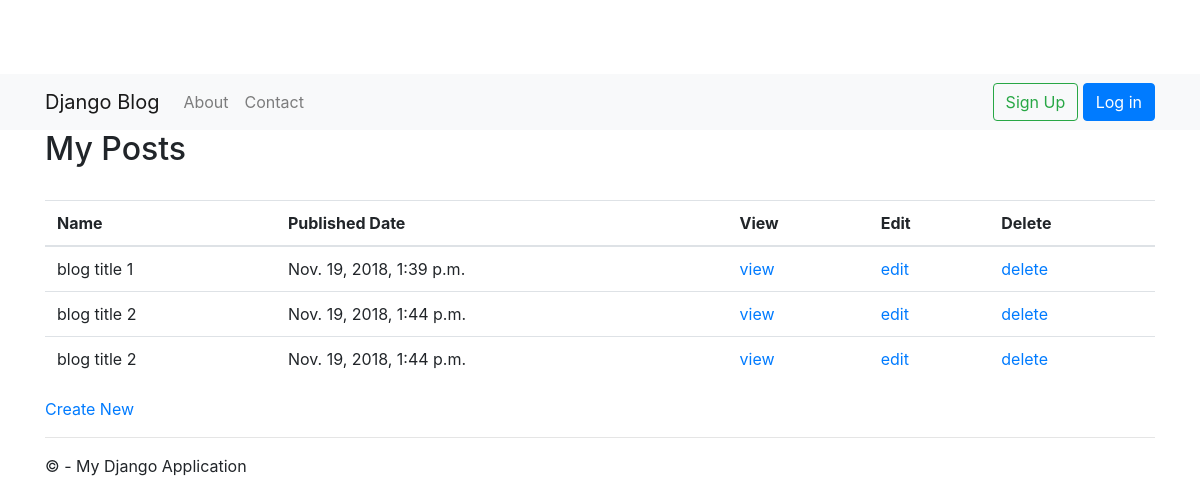
Page /blog/author/list on the earlier database version.
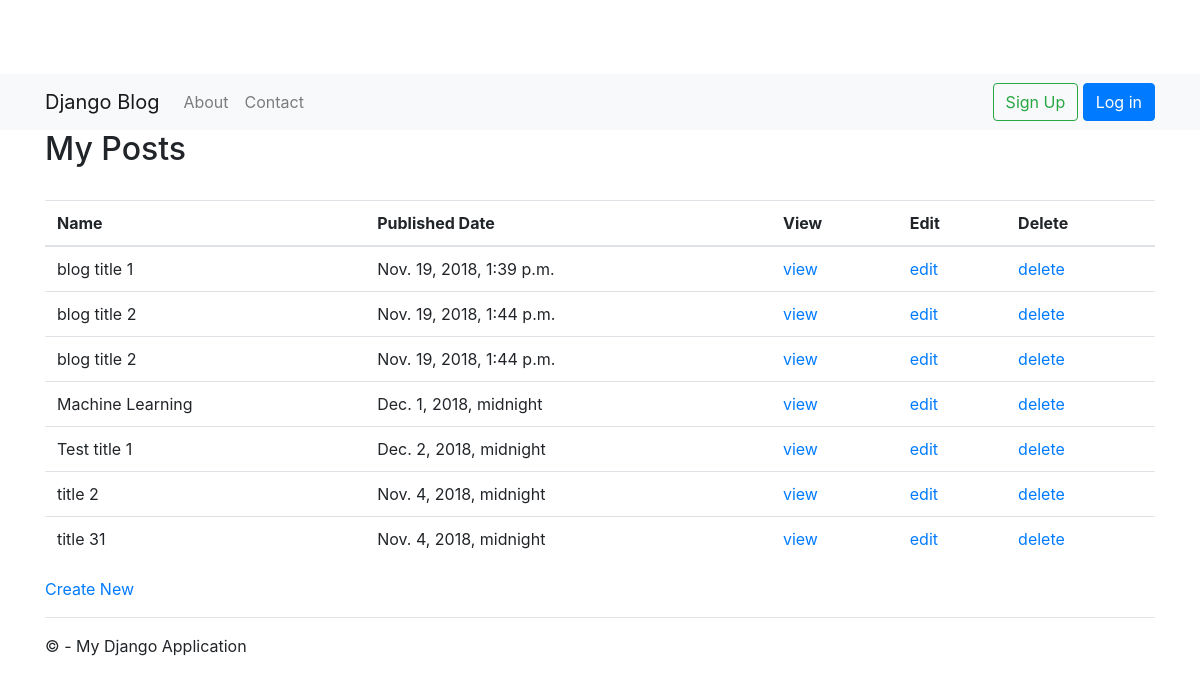
Same page on the later database version.
### blog/models.py (models this page shows, shortened)
class BlogPost(models.Model):
    title = models.CharField(max_length=200)
    short_description = models.CharField(max_length=4000)
    content = models.TextField()
    status = models.PositiveSmallIntegerField()
    url = models.CharField(max_length=200, default=None, blank=True, null=True)
    tag = models.CharField(max_length=40, default=None, blank=True, null=True)
    order = models.FloatField(default=0)
    pub_date = models.DateTimeField('date published')
    author = models.CharField(max_length=200, default=None, blank=True, null=True)
    created_date = models.DateTimeField('date created')
    last_updated_date = models.DateTimeField('date updated')
    isdeleted = models.BooleanField()
    user = models.ForeignKey(User, null=True)

### blog/views.py (the view)
# urls.py: url('blog/author/list', blog.views.AuthorBlogPostListView.as_view(template_name='blog/author_blog_post_list.html'), name='author_blog_post_list'),
class AuthorBlogPostListView(ListView):
    model = BlogPost
    def get_queryset(self):
        return BlogPost.objects.filter(user_id=self.request.user.id)

### blog/templates/blog/author_blog_post_list.html
﻿{% extends "app/layout.html" %}
{% block content %}
<h2>My Posts</h2>
<br/>
<table  class="table">
<thead>
    <tr>
    <th>Name</th>
    <th>Published Date</th>
    <th>View</th>
    <th>Edit</th>
    <th>Delete</th>
    </tr>
</thead>
<tbody>
    {% for blogpost in object_list %}
    <tr>
    <td>{{ blogpost.title }}</td>
    <td>{{ blogpost.pub_date }}</td>
    <td><a href="{% url "blog:author_blog_post_view" blogpost.id %}">view</a></td>
    <td><a href="{% url "blog:author_blog_post_edit" blogpost.id %}">edit</a></td>
    <td><a href="{% url "blog:author_blog_post_delete" blogpost.id %}">delete</a></td>
    </tr>
    {% endfor %}
</tbody>
</table>
<a href="{% url "blog:author_blog_post_new" %}">Create New</a>
{% endblock %}

### app/templates/app/layout.html (shortened to what this page needs)
﻿<!DOCTYPE html>
<html>
<head>
    {% load staticfiles %}
    <link rel="stylesheet" type="text/css" href="{% static 'app/content/bootstrap.min.css' %}" />
    <link rel="stylesheet" type="text/css" href="{% static 'app/content/site.css' %}" />
</head>
<body>
     <nav class="navbar navbar-expand-lg navbar-light bg-light">
          <div class="container">
          <a class="navbar-brand" href="/">Django Blog</a>
          <div class="collapse navbar-collapse" id="navbarSupportedContent">
            <ul class="navbar-nav mr-auto">
                <li class="nav-item"><a class="nav-link" href="{% url 'about' %}">About</a></li>
                <li class="nav-item"><a class="nav-link"  href="{% url 'contact' %}">Contact</a></li>
            </ul>
            {% include 'app/loginpartial.html' %}
          </div>
     </div>
</nav>
    <div class="container body-content">
{% block content %}{% endblock %}
        <hr/>
        <footer>
            <p>&copy; {{ year }} - My Django Application</p>
        </footer>
    </div>
</body>
</html>

### app/templates/app/loginpartial.html
{% if user.is_authenticated %}
<form class="form-inline my-2 my-lg-0" id="logoutForm" action="/logout" method="post" >
    {% csrf_token %}
    <span class="navbar-brand">Hello <a href="/admin">{{ user.username }}!</a></span>
     <a class="btn btn-outline-success my-2 my-sm-0" href="javascript:document.getElementById('logoutForm').submit()">Log off</a>
</form>
{% else %}
<form class="form-inline my-2 my-lg-0">
    <a class="btn btn-outline-success my-2 my-sm-0" href="{% url 'account:signup' %}">Sign Up</a> &nbsp;
    <a class="btn btn-primary my-2 my-sm-0" href="{% url 'login' %}">Log in</a>
 </form>
{% endif %}

### app/static/app/content/site.css (style rules this page uses)
body { padding-top: 50px; padding-bottom: 20px; }
.body-content { padding-left: 15px; padding-right: 15px; }

Differences in the rows shown:
added BlogPost: title "Machine Learning", pub_date "Dec. 1, 2018, midnight"
added BlogPost: title "Test title 1", pub_date "Dec. 2, 2018, midnight"
added BlogPost: title "title 2", pub_date "Nov. 4, 2018, midnight"
added BlogPost: title "title 31", pub_date "Nov. 4, 2018, midnight"
